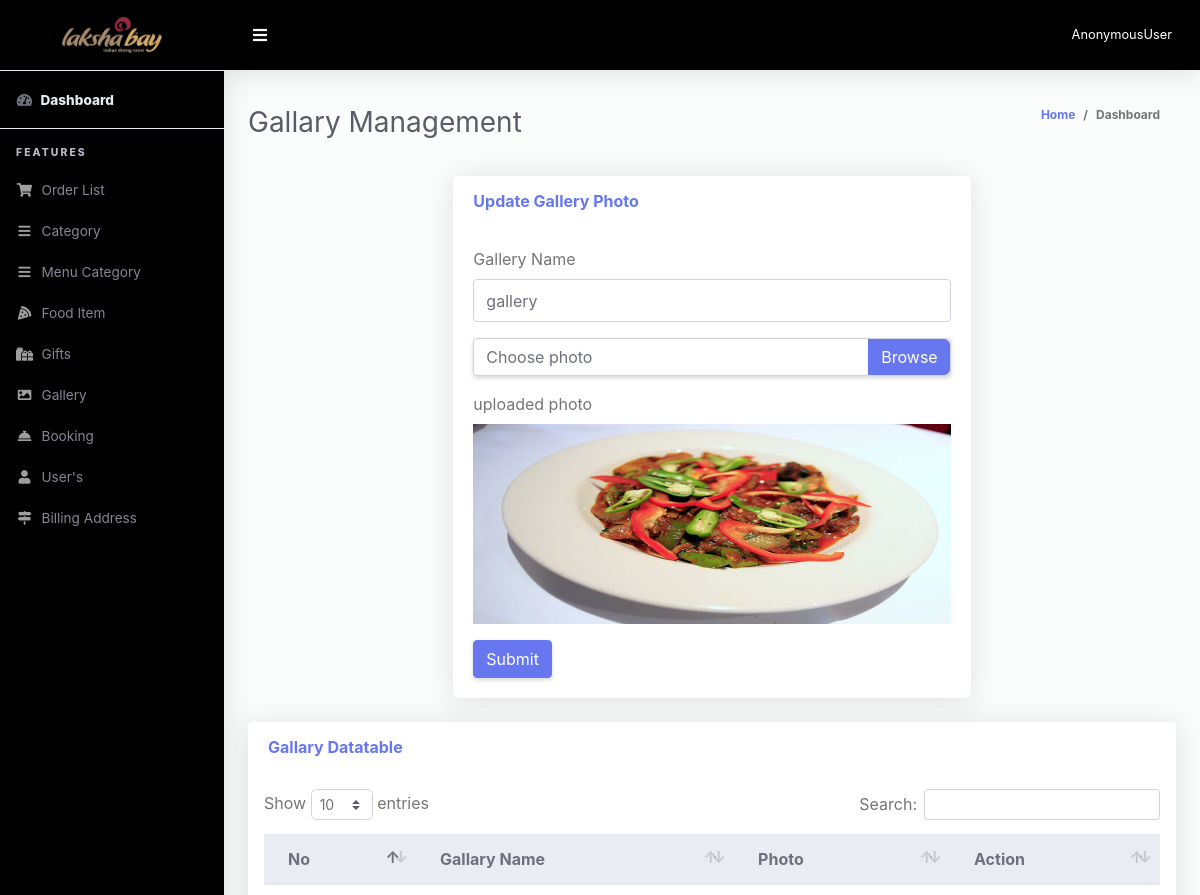
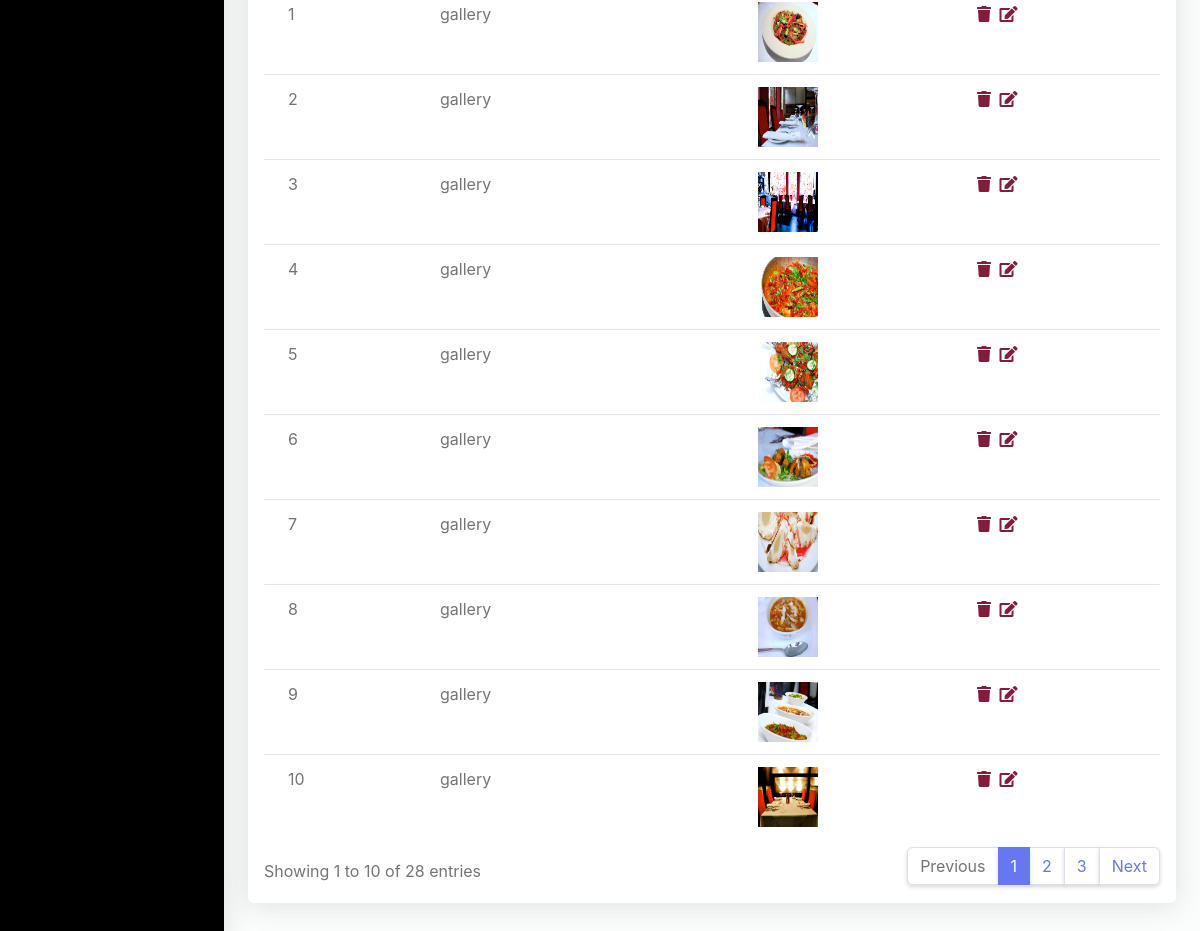
The app's page /superadmin/gallary-update/41 with its own data (2 pictures, top to bottom).
### App_Lakshabay/models.py (models this page shows, shortened)
class gallery(models.Model):
    gallery_id = models.AutoField(primary_key=True)
    gallery_name = models.CharField(max_length=120, blank=True)
    image = models.ImageField(upload_to="images/", blank=True)
    class Meta:
        verbose_name = _("Gallery")
        verbose_name_plural = _("Gallery")

### App_Superadmin/views.py (the view, shortened to what this page needs)
# urls.py: path('gallary-update/<int:id>', views.GallaryUpdate, name="gallary_update"),
def GallaryUpdate(request,id):
    if gallery.objects.filter(gallery_id=id).exists():
        my_pho=gallery.objects.get(gallery_id=id)
        allgallary=gallery.objects.all()
        context={
            'gallary':allgallary,
            'my_photo':my_pho,
        }
        return render(request,'App_Superadmin/gallaryupdatepage.html',context)
    else:
        return HttpResponse("<h1>Gallary photo id is invalid</h1>")

### templates/App_Superadmin/gallaryupdatepage.html (shortened to what this page needs)
{% extends 'App_Superadmin/base.html' %}
{% load static %}
{% block content %}
 <div class="container-fluid" id="container-wrapper">
          <div class="d-sm-flex align-items-center justify-content-between mb-4">
            <h1 class="h3 mb-0 text-gray-800">Gallary Management</h1>
            <ol class="breadcrumb">
              <li class="breadcrumb-item"><a href="{% url 'App_Lakshabay:index' %}">Home</a></li>
              <li class="breadcrumb-item active" aria-current="page">Dashboard</li>
            </ol>
          </div>
            <div class="col-lg-7 m-0 m-auto">
              <div class="card mb-4">
                <div class="card-header py-3 d-flex flex-row align-items-center justify-content-between">
                  <h6 class="m-0 font-weight-bold text-primary">Update Gallery Photo</h6>
                </div>
                <div class="card-body">
                  <form method="post"enctype="multipart/form-data">{% csrf_token %}
                      <div class="form-group">
                          <label for="exampleInputEmail1">Gallery Name</label>
                          <input type="text" class="form-control" name="gallary_name"value="{{ my_photo.gallery_name }}" required>
                    </div>
                    <div class="form-group">
                      <div class="custom-file">
                        <label class="custom-file-label" for="customFile">Choose photo</label>
                      </div>
                    </div>
                    <div class="form-group">
                        <label>uploaded photo</label>
                       <img src="{{ my_photo.image.url }}" style="height: 200px;width: 100%;" >
                    </div>
                    <button type="submit" class="btn btn-primary">Submit</button>
                  </form>
                </div>
              </div>
            </div>
          <div class="row mb-3">
          <div class="col-lg-12">
              <div class="card mb-4">
                <div class="card-header py-3 d-flex flex-row align-items-center justify-content-between">
                  <h6 class="m-0 font-weight-bold text-primary">Gallary Datatable</h6>
                </div>
                <div class="table-responsive p-3">
                  <table class="table align-items-center table-flush table-hover" id="dataTableHover">
                    <thead class="thead-light">
                      <tr>
                        <th>No</th>
                        <th>Gallary Name</th>
                        <th>Photo</th>
                        <th>Action</th>
                      </tr>
                    </thead>
                    <tbody>
                    {% for g in gallary %}
                      <tr>
                        <td>{{ forloop.counter }}</td>
                        <td>{{ g.gallery_name }}</td>
                        <td>
                            <img src="{{ g.image.url }}" width="60px" height="60px">
                        </td>
                        <td>
                            <a href="{% url 'App_Superadmin:gallary_delete' g.gallery_id %}"  onclick="return confirm('Are you sure you want to delete this item?');">
                                <i class="fas fa-fw fa-trash" style="color: #801d3b;"></i>
                            </a>
                            <a href="{% url 'App_Superadmin:gallary_update' g.gallery_id %}"><i class="fas fa-fw fa-edit" style="color: #801d3b;"></i></a>
                        </td>
                      </tr>
                     {% endfor %}
                    </tbody>
                  </table>
                </div>
              </div>
            </div>
          </div>
        </div>
{% endblock %}

### records on screen
gallery: image (picture), gallery_name "gallery"
gallery: gallery_name "gallery", image (picture)
gallery: gallery_name "gallery", image (picture)
gallery: gallery_name "gallery", image (picture)
gallery: gallery_name "gallery", image (picture)
gallery: gallery_name "gallery", image (picture)
gallery: gallery_name "gallery", image (picture)
gallery: gallery_name "gallery", image (picture)
gallery: gallery_name "gallery", image (picture)
gallery: gallery_name "gallery", image (picture)

### other values on screen
{{ request.user }} "AnonymousUser"
